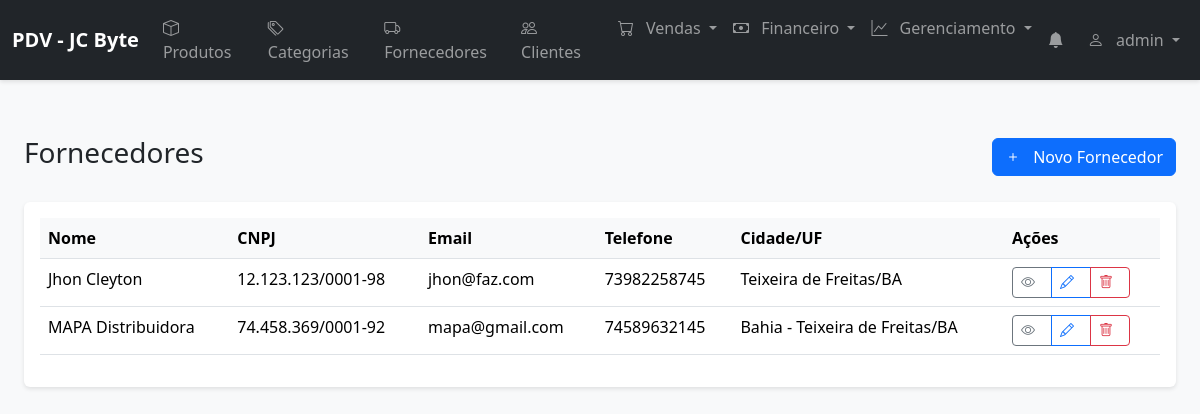
Screenshot of /suppliers (signed in) with the database file from the repository.
### models.py (models this page shows, shortened)
class User(UserMixin, db.Model):
    __tablename__ = 'users'
    id = db.Column(db.Integer, primary_key=True)
    name = db.Column(db.String(100), nullable=False)
    username = db.Column(db.String(80), unique=True, nullable=False)
    email = db.Column(db.String(120))
    password = db.Column(db.String(200), nullable=False)
    role = db.Column(db.String(20), nullable=False)  # admin, manager, seller
    status = db.Column(db.String(20), nullable=False)  # active, inactive
    created_at = db.Column(db.DateTime, default=datetime.utcnow)
    sales_supervised = db.relationship('Sale', back_populates='supervisor', lazy=True)

class Supplier(db.Model):
    __tablename__ = 'suppliers'
    id = db.Column(db.Integer, primary_key=True)
    name = db.Column(db.String(100), nullable=False)
    cnpj = db.Column(db.String(14), unique=True)
    email = db.Column(db.String(120))
    phone = db.Column(db.String(20))
    address = db.Column(db.String(200))
    city = db.Column(db.String(100))
    state = db.Column(db.String(2))
    zip_code = db.Column(db.String(8))
    contact_name = db.Column(db.String(100))
    payment_terms = db.Column(db.String(200))
    created_at = db.Column(db.DateTime, default=datetime.utcnow)
    products = db.relationship('Product', back_populates='supplier', lazy=True)
    payables = db.relationship('Payable', back_populates='supplier', lazy=True)
    invoices = db.relationship('Invoice', back_populates='supplier', lazy=True)

### routes/suppliers.py (the view)
@suppliers_bp.route('/suppliers')
@login_required
def list_suppliers():
    try:
        suppliers = Supplier.query.all()
        return render_template('suppliers/list.html', suppliers=suppliers)
    except Exception as e:
        return jsonify({
            'success': False,
            'error': str(e)
        }), 500

### app.py (called while the page is built)
@login_manager.user_loader
def load_user(user_id):
    return db.session.get(User, int(user_id))

@app.before_request
def before_request():
    if not request.path.startswith('/static/'):  # Ignora arquivos estáticos
        check_notifications()

### notifications_manager.py (called while the page is built, shortened)
def create_notification(type, message, reference_id=None):
    existing = Notification.query.filter_by(
        type=type,
        reference_id=reference_id,
        read=False
    ).first()

### templates/suppliers/list.html (shortened to what this page needs)
{% extends "base.html" %}
{% block content %}
<div class="container-fluid py-4">
    <div class="d-flex justify-content-between align-items-center mb-4">
        <h1 class="h3">Fornecedores</h1>
        <button type="button" class="btn btn-primary" onclick="openCreateModal()">
            <i class="bi bi-plus"></i> Novo Fornecedor
        </button>
    </div>
    <div class="card">
        <div class="card-body">
            <div class="table-responsive">
                <table class="table table-hover">
                    <thead>
                        <tr>
                            <th>Nome</th>
                            <th>CNPJ</th>
                            <th>Email</th>
                            <th>Telefone</th>
                            <th>Cidade/UF</th>
                            <th>Ações</th>
                        </tr>
                    </thead>
                    <tbody>
                        {% for supplier in suppliers %}
                        <tr>
                            <td>{{ supplier.name }}</td>
                            <td>{{ supplier.cnpj }}</td>
                            <td>{{ supplier.email }}</td>
                            <td>{{ supplier.phone }}</td>
                            <td>{{ supplier.city }}/{{ supplier.state }}</td>
                            <td>
                                <div class="btn-group">
                                    <button type="button" class="btn btn-sm btn-outline-secondary" onclick="viewSupplier({{ supplier.id }})">
                                        <i class="bi bi-eye"></i>
                                    </button>
                                    <button type="button" class="btn btn-sm btn-outline-primary" onclick="editSupplier({{ supplier.id }})">
                                        <i class="bi bi-pencil"></i>
                                    </button>
                                    <button type="button" class="btn btn-sm btn-outline-danger" onclick="deleteSupplier({{ supplier.id }})">
                                        <i class="bi bi-trash"></i>
                                    </button>
                                </div>
                            </td>
                        </tr>
                        {% endfor %}
                    </tbody>
                </table>
            </div>
        </div>
    </div>
</div>
{% endblock %}

### templates/base.html (shortened to what this page needs)
<!DOCTYPE html>
<html lang="pt-BR">
<head>
    <link href="https://cdn.jsdelivr.net/npm/bootstrap@5.3.2/dist/css/bootstrap.min.css" rel="stylesheet">
    <link href="https://cdn.jsdelivr.net/npm/bootstrap-icons@1.11.3/font/bootstrap-icons.min.css" rel="stylesheet">
    <link href="{{ url_for('static', filename='css/style.css') }}" rel="stylesheet">
    <link rel="stylesheet" href="{{ url_for('static', filename='css/notifications.css') }}">
    <link rel="stylesheet" href="https://cdnjs.cloudflare.com/ajax/libs/font-awesome/6.2.1/css/all.min.css">
</head>
<body>
    <nav class="navbar navbar-expand-lg navbar-dark bg-dark">
        <div class="container-fluid">
            <a class="navbar-brand" href="{{ url_for('index') }}">PDV - JC Byte</a>
            <div class="collapse navbar-collapse" id="navbarNav">
                <ul class="navbar-nav me-auto">
                    <li class="nav-item">
                        <a class="nav-link" href="{{ url_for('products') }}">
                            <i class="bi bi-box"></i> Produtos
                        </a>
                    </li>
                    <li class="nav-item">
                        <a class="nav-link" href="{{ url_for('categories') }}">
                            <i class="bi bi-tags"></i> Categorias
                        </a>
                    </li>
                    <li class="nav-item">
                        <a class="nav-link" href="{{ url_for('suppliers') }}">
                            <i class="bi bi-truck"></i> Fornecedores
                        </a>
                    </li>
                    <li class="nav-item">
                        <a class="nav-link" href="{{ url_for('customers') }}">
                            <i class="bi bi-people"></i> Clientes
                        </a>
                    </li>
                    <li class="nav-item dropdown">
                        <a class="nav-link dropdown-toggle" href="#" id="salesDropdown" role="button" data-bs-toggle="dropdown">
                            <i class="bi bi-cart"></i>
                            <span>Vendas</span>
                        </a>
                    </li>
                    <li class="nav-item dropdown">
                        <a class="nav-link dropdown-toggle" href="#" id="financeDropdown" role="button" data-bs-toggle="dropdown">
                            <i class="bi bi-cash"></i>
                            <span>Financeiro</span>
                        </a>
                    </li>
                    <li class="nav-item dropdown">
                        <a class="nav-link dropdown-toggle" href="#" id="managementDropdown" role="button" data-bs-toggle="dropdown">
                            <i class="bi bi-graph-up"></i>
                            <span>Gerenciamento</span>
                        </a>
                    </li>
                </ul>
                <ul class="navbar-nav">
                    <li class="nav-item dropdown">
                        <a class="nav-link position-relative" href="#" role="button" data-bs-toggle="dropdown" aria-expanded="false">
                            <i class="bi bi-bell-fill"></i>
                        </a>
                    </li>
                    <li class="nav-item dropdown">
                        <a class="nav-link dropdown-toggle" href="#" data-bs-toggle="dropdown">
                            <i class="bi bi-person"></i> {{ current_user.username }}
                        </a>
                    </li>
                </ul>
            </div>
        </div>
    </nav>
    <main class="container-fluid">
        {% block content %}{% endblock %}
    </main>
</body>
</html>

### static/css/style.css (style rules this page uses)
body { background-color: #f8f9fa; }
.navbar { margin-bottom: 2rem; box-shadow: 0 2px 4px rgba(0,0,0,.1); }
.navbar-brand { font-weight: bold; }
.card { box-shadow: 0 2px 4px rgba(0,0,0,.1); border: none; margin-bottom: 1rem; }
.table th { border-top: none; background-color: #f8f9fa; }
.btn { font-weight: 500; }
.btn-primary { background-color: #0d6efd; border-color: #0d6efd; }
.bi { margin-right: 0.5rem; }

### rows the page displays
User: username "admin"
Supplier: name "Jhon Cleyton", cnpj "12.123.123/0001-98", email "jhon@faz.com", phone "73982258745", city "Teixeira de Freitas", state "BA"
Supplier: name "MAPA Distribuidora", cnpj "74.458.369/0001-92", email "mapa@gmail.com", phone "74589632145", city "Bahia - Teixeira de Freitas", state "BA"
